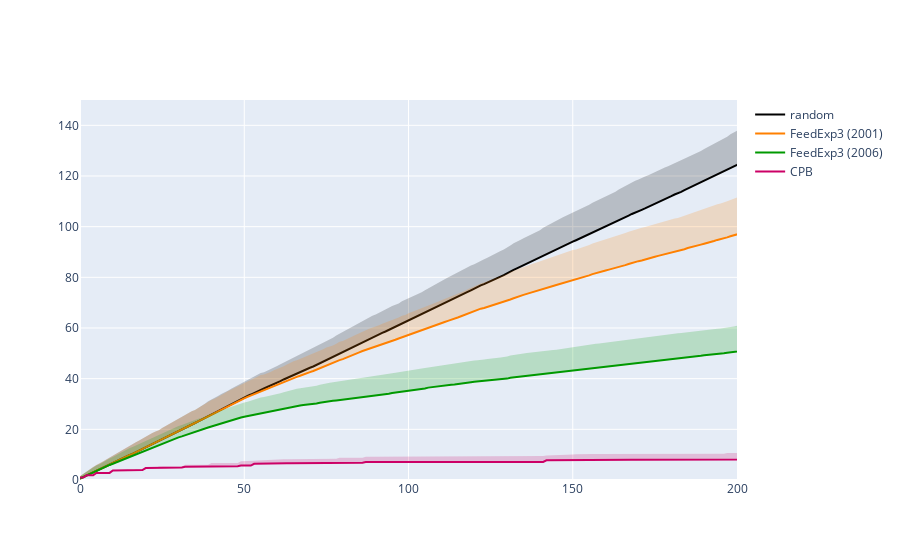

Write notebook code for a chart like this one.
### Code cell
fig.update_yaxes(range=[0, 150], )
fig.update_xaxes(range=[0, 200], )
fig.show()

### Figure 1 — Plotly figure (JSON) as saved in the notebook; plotly's stock layout.template omitted (floating-point values rounded to 4 significant figures; data arrays with more than 128 entries replaced by an {"elided": "..."} marker saying what was removed)
{"data": [{"line": {"color": "rgb(0,0,0)"}, "mode": "lines", "name": "random", "x": {"elided": "2000 int values"}, "y": {"elided": "2000 float values"}, "type": "scatter"}, {"fill": "toself", "fillcolor": "rgba(0,0,0,0.2)", "hoverinfo": "skip", "line": {"color": "rgba(255,255,255,0)"}, "showlegend": false, "x": {"elided": "4000 int values"}, "y": {"elided": "4000 float values"}, "type": "scatter"}, {"line": {"color": "rgb(255,128,0)"}, "mode": "lines", "name": "FeedExp3 (2001)", "x": {"elided": "2000 int values"}, "y": {"elided": "2000 float values"}, "type": "scatter"}, {"fill": "toself", "fillcolor": "rgba(255,128,0,0.2)", "hoverinfo": "skip", "line": {"color": "rgba(255,255,255,0)"}, "showlegend": false, "x": {"elided": "4000 int values"}, "y": {"elided": "4000 float values"}, "type": "scatter"}, {"line": {"color": "rgb(0,153,0)"}, "mode": "lines", "name": "FeedExp3 (2006)", "x": {"elided": "2000 int values"}, "y": {"elided": "2000 float values"}, "type": "scatter"}, {"fill": "toself", "fillcolor": "rgba(0,153,0,0.2)", "hoverinfo": "skip", "line": {"color": "rgba(255,255,255,0)"}, "showlegend": false, "x": {"elided": "4000 int values"}, "y": {"elided": "4000 float values"}, "type": "scatter"}, {"line": {"color": "rgb(204,0,102)"}, "mode": "lines", "name": "CPB", "x": {"elided": "2000 int values"}, "y": {"elided": "2000 float values"}, "type": "scatter"}, {"fill": "toself", "fillcolor": "rgba(204,0,102,0.2)", "hoverinfo": "skip", "line": {"color": "rgba(255,255,255,0)"}, "showlegend": false, "x": {"elided": "4000 int values"}, "y": {"elided": "4000 float values"}, "type": "scatter"}], "layout": {"yaxis": {"range": [0, 150]}, "xaxis": {"range": [0, 200]}}}
